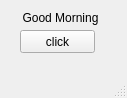
<?xml version="1.0" encoding="UTF-8"?>
<ui version="4.0">
 <class>MainWindow</class>
 <widget class="QMainWindow" name="MainWindow">
  <property name="geometry">
   <rect>
    <x>0</x>
    <y>0</y>
    <width>127</width>
    <height>98</height>
   </rect>
  </property>
  <property name="windowTitle">
   <string>MainWindow</string>
  </property>
  <widget class="QWidget" name="centralwidget">
   <widget class="QLabel" name="lbl">
    <property name="geometry">
     <rect>
      <x>10</x>
      <y>10</y>
      <width>101</width>
      <height>16</height>
     </rect>
    </property>
    <property name="text">
     <string>Good Morning</string>
    </property>
    <property name="alignment">
     <set>Qt::AlignCenter</set>
    </property>
   </widget>
   <widget class="QPushButton" name="pb">
    <property name="geometry">
     <rect>
      <x>20</x>
      <y>30</y>
      <width>75</width>
      <height>23</height>
     </rect>
    </property>
    <property name="text">
     <string>click</string>
    </property>
   </widget>
  </widget>
  <widget class="QMenuBar" name="menubar">
   <property name="geometry">
    <rect>
     <x>0</x>
     <y>0</y>
     <width>127</width>
     <height>21</height>
    </rect>
   </property>
  </widget>
  <widget class="QStatusBar" name="statusbar"/>
 </widget>
 <resources/>
 <connections/>
</ui>
